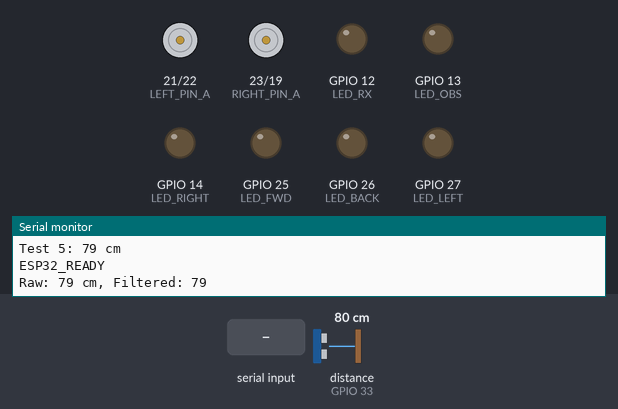
The sketch below on a simulated ESP32. Parts: motor-driver pin pairs drawn as motors (green arrow = first pin HIGH = forward, orange = second pin HIGH = backward, longer = more drive), output pins drawn as LEDs (lit = HIGH), the last lines printed to the serial monitor. Wiring (inferred from the names in the program): ultrasonic range finder: trigger GPIO 32; echo GPIO 33. The test bench sets the inputs (shaded band); at power-on: distance to the obstacle (sensor on GPIO 33) 80 cm. The echo pulse lasts 58.3 µs per cm; pins used as bus, display or sensor lines are not drawn.

Above: at 2.3 s.
2.4 s: "L\n" received over Serial
At 3.4 s:
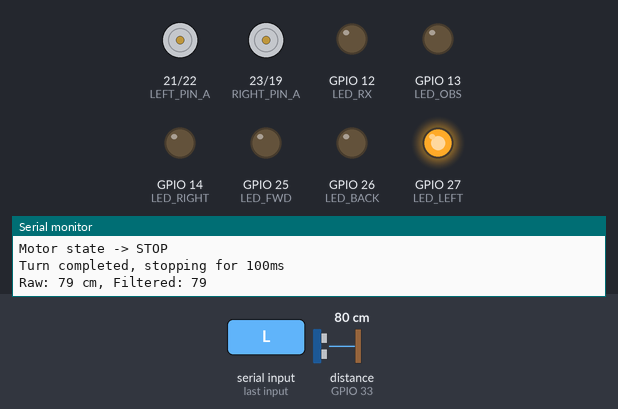
4.1 s: distance to the obstacle (sensor on GPIO 33) set to 56 cm
5.6 s: distance to the obstacle (sensor on GPIO 33) set to 45 cm
At 6.8 s:
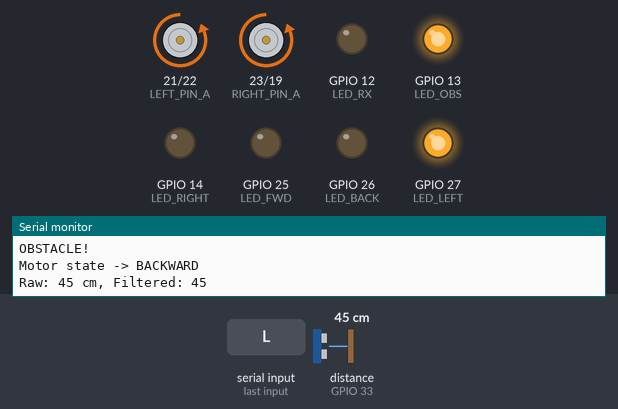
7.1 s: "F\n" received over Serial
At 7.6 s:
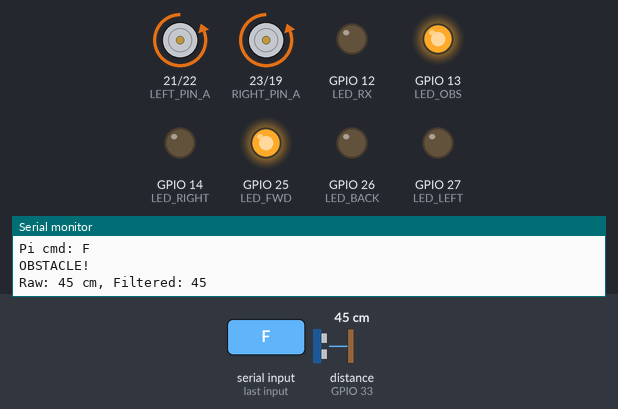
8.6 s: "B\n" received over Serial
At 9.8 s:
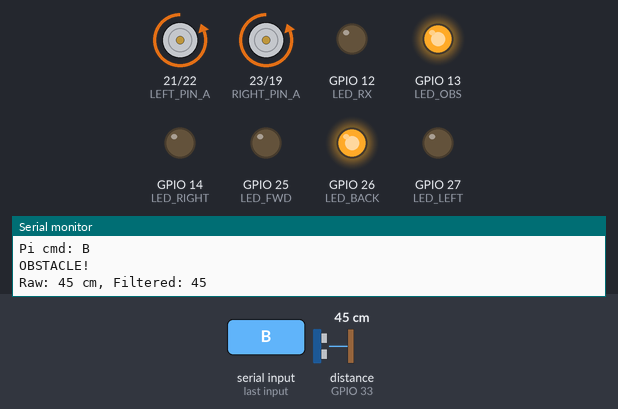
10.1 s: "R\n" received over Serial
At 11.1 s:
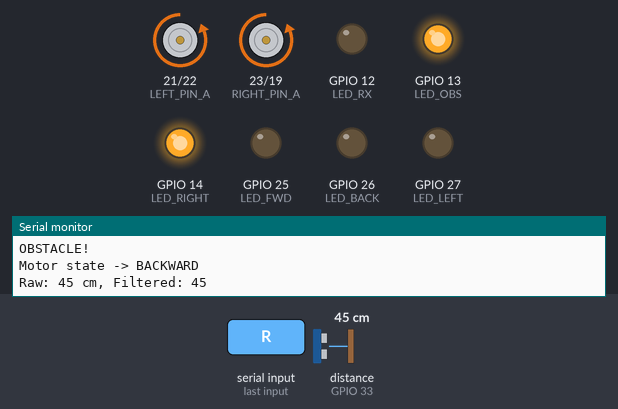
Timing chart, 0 to 12.6 s (numbered marks = the images above; inputs shaded):
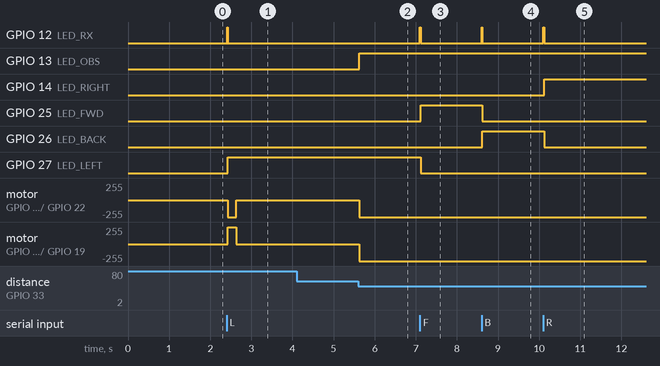

The sketch:

esp32_robot_pi_compatible.ino
```cpp
/*
  ESP32 Simple & Reliable Serial Car (NO PWM) - Pi Compatible Version
  - Serial UART commands: F, B, L, R, S (from Raspberry Pi)
  - Obstacle avoidance logic UNCHANGED (works perfectly)
  - Motor control is pure digital (no PWM)
  - Added STATUS PANEL with LEDs
  - Compatible with Pi /dev/ttyS0 communication

  Hardware Setup:
  - Pi GPIO14 (/dev/ttyS0 TX) → ESP32 GPIO3 (RX0)
  - Pi GPIO15 (/dev/ttyS0 RX) ← ESP32 GPIO1 (TX0)
  - Pi GND → ESP32 GND

  Serial Ports:
  - Serial (GPIO1/3): Pi communication at 9600 baud
  - Serial Monitor: Use USB for debugging if needed
*/

#include <Arduino.h>
#include <ctype.h>

// ===== CONFIG WITH MOVEMENT TIMING =====
const int SAFE_DISTANCE = 50;                // cm - increased for better safety
const unsigned long SENSOR_INTERVAL = 40UL;  // ms between sensor updates
const int NUM_SAMPLES = 2;                   // fewer samples for speed
const unsigned long PULSE_TIMEOUT = 6000UL;  // µs (~1 m max range)
const unsigned long MOVEMENT_DURATION = 200; // ms - how long to execute each movement
const unsigned long STOP_DURATION = 100;     // ms - pause between movements
const unsigned long SEARCH_TURN_DURATION = 150; // ms - slower turns for 360 search

// ===== MOTOR PINS (UNCHANGED) =====
const int LEFT_PIN_A  = 21;
const int LEFT_PIN_B  = 22;
const int RIGHT_PIN_A = 23;
const int RIGHT_PIN_B = 19;
const int TRIG_PIN = 32;
const int ECHO_PIN = 33;

// ===== STATUS PANEL PINS (UNCHANGED) =====
const int LED_FWD   = 25;
const int LED_BACK  = 26;
const int LED_LEFT  = 27;
const int LED_RIGHT = 14;
const int LED_RX    = 12;
const int LED_OBS   = 13;
// Power LED: connect directly to 3.3V or 5V (no code needed)

// ===== PI COMMUNICATION PINS =====
// Using UART0 (default Serial) - GPIO1/3
// GPIO3 = RX0, GPIO1 = TX0 (built-in Serial)

// ===== STATE WITH MOVEMENT TIMING =====
enum MotorState { MS_STOP, MS_FORWARD, MS_BACKWARD, MS_LEFT, MS_RIGHT };
MotorState currentState = MS_STOP;
MotorState requestedState = MS_STOP;
bool autoReverseActive = false;
bool isSearchMode = false; // For 360-degree search when no person found

int lastDistance = 999;
unsigned long lastSensorMillis = 0;
unsigned long movementStartTime = 0;
bool isExecutingMovement = false;
const bool DEBUG = true;

// ===== MOTOR HELPERS (UNCHANGED) =====
void setLeftForward()  { digitalWrite(LEFT_PIN_A, HIGH); digitalWrite(LEFT_PIN_B, LOW); }
void setLeftBackward() { digitalWrite(LEFT_PIN_A, LOW);  digitalWrite(LEFT_PIN_B, HIGH); }
void setLeftStop()     { digitalWrite(LEFT_PIN_A, LOW);  digitalWrite(LEFT_PIN_B, LOW); }

void setRightForward()  { digitalWrite(RIGHT_PIN_A, HIGH); digitalWrite(RIGHT_PIN_B, LOW); }
void setRightBackward() { digitalWrite(RIGHT_PIN_A, LOW);  digitalWrite(RIGHT_PIN_B, HIGH); }
void setRightStop()     { digitalWrite(RIGHT_PIN_A, LOW);  digitalWrite(RIGHT_PIN_B, LOW); }

void applyMotorState(MotorState s) {
  if (s == currentState) return;

  switch (s) {
    case MS_STOP:    setLeftStop(); setRightStop(); break;
    case MS_FORWARD: setLeftForward(); setRightForward(); break;
    case MS_BACKWARD:setLeftBackward(); setRightBackward(); break;
    case MS_LEFT:    setLeftBackward(); setRightForward(); break;
    case MS_RIGHT:   setLeftForward(); setRightBackward(); break;
  }

  currentState = s;
  if (DEBUG) {
    Serial.print("Motor state -> ");
    switch (s) {
      case MS_STOP: Serial.println("STOP"); break;
      case MS_FORWARD: Serial.println("FORWARD"); break;
      case MS_BACKWARD: Serial.println("BACKWARD"); break;
      case MS_LEFT: Serial.println("LEFT"); break;
      case MS_RIGHT: Serial.println("RIGHT"); break;
    }
  }
}

// ===== STATUS PANEL HELPERS (UNCHANGED) =====
void updateDirectionLEDs(MotorState s) {
  digitalWrite(LED_FWD,   (s == MS_FORWARD));
  digitalWrite(LED_BACK,  (s == MS_BACKWARD));
  digitalWrite(LED_LEFT,  (s == MS_LEFT));
  digitalWrite(LED_RIGHT, (s == MS_RIGHT));
}

// ===== ULTRASONIC WITH ENHANCED DEBUGGING =====
int getDistanceRaw() {
  // Ensure clean trigger pulse
  digitalWrite(TRIG_PIN, LOW);
  delayMicroseconds(5);
  digitalWrite(TRIG_PIN, HIGH);
  delayMicroseconds(12);
  digitalWrite(TRIG_PIN, LOW);

  // Wait for echo with timeout
  unsigned long dur = pulseIn(ECHO_PIN, HIGH, PULSE_TIMEOUT);
  if (dur == 0UL) {
    if (DEBUG) {
      static int noEchoCount = 0;
      noEchoCount++;
      if(noEchoCount % 50 == 1) { // Log every 50th failure
        Serial.println("⚠️ NO ECHO - Check HC-SR04 wiring/power");
      }
    }
    return -1; // no echo
  }

  // Convert to distance (speed of sound = 343 m/s)
  float distance = (dur * 0.0343f) / 2.0f;
  return (int)distance;
}

int getDistanceFiltered() {
  long sum = 0;
  int valid = 0;
  for (int i = 0; i < NUM_SAMPLES; i++) {
    int d = getDistanceRaw();
    if (d > 0 && d < 100) { // only trust up to 100 cm
      sum += d;
      valid++;
    }
    delayMicroseconds(300); // tiny pause between samples
  }
  if (valid == 0) return 999;
  return (int)(sum / valid);
}

// ===== SETUP =====
void setup() {
  // Serial (UART0) for Pi communication at 9600 baud (GPIO1/3)
  Serial.begin(9600);

  pinMode(LEFT_PIN_A, OUTPUT);
  pinMode(LEFT_PIN_B, OUTPUT);
  pinMode(RIGHT_PIN_A, OUTPUT);
  pinMode(RIGHT_PIN_B, OUTPUT);
  pinMode(TRIG_PIN, OUTPUT);
  pinMode(ECHO_PIN, INPUT);

  // Status panel pins
  pinMode(LED_FWD, OUTPUT);
  pinMode(LED_BACK, OUTPUT);
  pinMode(LED_LEFT, OUTPUT);
  pinMode(LED_RIGHT, OUTPUT);
  pinMode(LED_RX, OUTPUT);
  pinMode(LED_OBS, OUTPUT);

  digitalWrite(LED_FWD, LOW);
  digitalWrite(LED_BACK, LOW);
  digitalWrite(LED_LEFT, LOW);
  digitalWrite(LED_RIGHT, LOW);
  digitalWrite(LED_RX, LOW);
  digitalWrite(LED_OBS, LOW);

  applyMotorState(MS_STOP);

  lastDistance = getDistanceFiltered();
  lastSensorMillis = millis();

  if (DEBUG) {
    Serial.println("ESP32 Robot Ready - UART0 (GPIO1/3) at 9600 baud");
    Serial.print("TRIG_PIN: "); Serial.println(TRIG_PIN);
    Serial.print("ECHO_PIN: "); Serial.println(ECHO_PIN);
    Serial.print("Initial distance: ");
    Serial.println(lastDistance);

    // Test ultrasonic pins
    Serial.println("Testing ultrasonic sensor...");
    for(int i = 0; i < 5; i++) {
      int raw = getDistanceRaw();
      Serial.print("Test "); Serial.print(i+1); Serial.print(": ");
      if(raw == -1) {
        Serial.println("NO ECHO");
      } else {
        Serial.print(raw); Serial.println(" cm");
      }
      delay(200);
    }
  }

  // Send ready signal to Pi
  Serial.println("ESP32_READY");
}

// ===== LOOP =====
void loop() {
  unsigned long now = millis();

  // 1) Handle Pi commands via Serial (UART0 - GPIO1/3)
  while (Serial.available()) {
    char c = toupper(Serial.read());
    if (c == '\n' || c == '\r') continue;

    MotorState newRequest = requestedState;
    bool validCommand = false;

    if (c == 'F') { newRequest = MS_FORWARD; validCommand = true; }
    else if (c == 'B') { newRequest = MS_BACKWARD; validCommand = true; }
    else if (c == 'L') { newRequest = MS_LEFT; validCommand = true; }
    else if (c == 'R') { newRequest = MS_RIGHT; validCommand = true; }
    else if (c == 'S') { newRequest = MS_STOP; validCommand = true; }

    if (validCommand && newRequest != requestedState) {
      requestedState = newRequest;

      // Send acknowledgment to Pi via UART0
      Serial.print("ACK:");
      Serial.println(c);

      if (DEBUG) {
        // Debug output will go to Pi, but that's OK for this simple setup
        Serial.print("Pi cmd: ");
        Serial.println(c);
      }

      // RX activity pulse
      digitalWrite(LED_RX, HIGH);
      delay(20);
      digitalWrite(LED_RX, LOW);

      // Update direction LEDs
      updateDirectionLEDs(requestedState);

      // Handle movement execution
      if (newRequest == MS_STOP) {
        // Stop immediately
        autoReverseActive = false;
        applyMotorState(MS_STOP);
        isExecutingMovement = false;
      } else if (newRequest == MS_LEFT || newRequest == MS_RIGHT) {
        // Start timed movement for turns only
        movementStartTime = millis();
        isExecutingMovement = true;
        autoReverseActive = false;
        applyMotorState(newRequest);
      } else {
        // Forward/Backward - immediate execution, no timing
        autoReverseActive = false;
        isExecutingMovement = false;
        if (newRequest != MS_FORWARD) {
          applyMotorState(newRequest);
        }
      }
    } else if (!validCommand) {
      if (DEBUG) {
        Serial.print("⚠️ Invalid command from Pi: ");
        Serial.println(c);
      }
      Serial.print("NAK:");
      Serial.println(c);
    }
  }

  // 2) Update distance fast with enhanced debugging
  if (now - lastSensorMillis >= SENSOR_INTERVAL) {
    lastSensorMillis = now;
    int rawDist = getDistanceRaw();
    lastDistance = getDistanceFiltered();

    // Enhanced distance debug
    if (DEBUG) {
      static int debugCounter = 0;
      debugCounter++;
      if(debugCounter % 25 == 0) { // Every ~1 second at 40ms intervals
        Serial.print("Raw: "); Serial.print(rawDist);
        Serial.print(" cm, Filtered: "); Serial.print(lastDistance);
        if(rawDist == -1) Serial.print(" [NO_ECHO]");
        if(lastDistance == 999) Serial.print(" [INVALID]");
        Serial.println();
      }
    }
  }

  // 3) Handle timed movements (only for L/R turns, F is continuous)
  if (isExecutingMovement && !autoReverseActive) {
    unsigned long elapsed = millis() - movementStartTime;

    // Only time-limit turning movements (L/R), not forward (F)
    if (requestedState == MS_LEFT || requestedState == MS_RIGHT) {
      if (elapsed >= MOVEMENT_DURATION) {
        // Turn time completed, stop and wait
        applyMotorState(MS_STOP);
        isExecutingMovement = false;

        if (DEBUG) {
          Serial.print("Turn completed, stopping for ");
          Serial.print(STOP_DURATION);
          Serial.println("ms");
        }

        // Brief pause for turn processing
        delay(STOP_DURATION);
      }
    } else {
      // Forward/Backward movements are not time-limited (continuous until new command)
      isExecutingMovement = false;
    }
  }

  // 4) Obstacle avoidance (overrides timed movements)
  if (lastDistance < SAFE_DISTANCE) {
    if (!autoReverseActive) {
      if (DEBUG) Serial.println("OBSTACLE!");
    }
    autoReverseActive = true;
    isExecutingMovement = false; // Cancel any timed movement
    applyMotorState(MS_BACKWARD);
    digitalWrite(LED_OBS, HIGH);
  } else if (autoReverseActive) {
    if (DEBUG) Serial.println("CLEAR");
    autoReverseActive = false;
    applyMotorState(MS_STOP);
    digitalWrite(LED_OBS, LOW);
  } else {
    // No obstacle in safe zone - handle forward movement
    if (requestedState == MS_FORWARD && isExecutingMovement) {
      applyMotorState(MS_FORWARD);
    }
    digitalWrite(LED_OBS, LOW);
  }

  delay(2); // tiny yield
}
```

Measured:
- the behaviour switches between 51 and 50 cm on distance to the obstacle (sensor on GPIO 33) (found by bisection; images 1 and 2)
- after the input at 2.4 s, GPIO 12 (LED_RX): LOW → HIGH at once, → LOW 0.02 s later; GPIO 27 (LED_LEFT): LOW → HIGH at once; motor on GPIO 21 (LEFT_PIN_A) / GPIO 22 (LEFT_PIN_B): stopped → backward 255/255 at once, → stopped 0.20 s later; motor on GPIO 23 (RIGHT_PIN_A) / GPIO 19 (RIGHT_PIN_B): stopped → forward 255/255 at once, → stopped 0.20 s later
- after the input at 5.6 s, GPIO 13 (LED_OBS): LOW → HIGH at once; motor on GPIO 21 (LEFT_PIN_A) / GPIO 22 (LEFT_PIN_B), motor on GPIO 23 (RIGHT_PIN_A) / GPIO 19 (RIGHT_PIN_B): stopped → backward 255/255 at once
- after the input at 7.1 s, GPIO 12 (LED_RX): LOW → HIGH at once, → LOW 0.02 s later; GPIO 25 (LED_FWD): LOW → HIGH at once; GPIO 27 (LED_LEFT): HIGH → LOW at once
- after the input at 8.6 s, GPIO 12 (LED_RX): LOW → HIGH at once, → LOW 0.02 s later; GPIO 25 (LED_FWD): HIGH → LOW at once; GPIO 26 (LED_BACK): LOW → HIGH at once
- after the input at 10.1 s, GPIO 12 (LED_RX): LOW → HIGH at once, → LOW 0.02 s later; GPIO 14 (LED_RIGHT): LOW → HIGH at once; GPIO 26 (LED_BACK): HIGH → LOW at once
